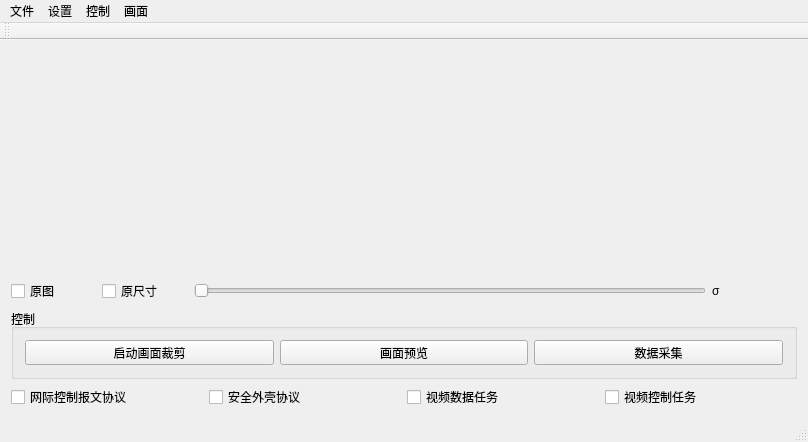
<?xml version="1.0" encoding="UTF-8"?>
<ui version="4.0">
 <class>MainWindow</class>
 <widget class="QMainWindow" name="MainWindow">
  <property name="geometry">
   <rect>
    <x>0</x>
    <y>0</y>
    <width>806</width>
    <height>414</height>
   </rect>
  </property>
  <property name="sizePolicy">
   <sizepolicy hsizetype="Expanding" vsizetype="Expanding">
    <horstretch>0</horstretch>
    <verstretch>0</verstretch>
   </sizepolicy>
  </property>
  <property name="windowTitle">
   <string>工业零件表面伤痕数据采集软件</string>
  </property>
  <widget class="QWidget" name="centralWidget">
   <property name="enabled">
    <bool>true</bool>
   </property>
   <property name="sizePolicy">
    <sizepolicy hsizetype="Expanding" vsizetype="Expanding">
     <horstretch>0</horstretch>
     <verstretch>0</verstretch>
    </sizepolicy>
   </property>
   <property name="focusPolicy">
    <enum>Qt::ClickFocus</enum>
   </property>
   <layout class="QVBoxLayout" name="verticalLayout">
    <item>
     <layout class="QGridLayout" name="gridLayout">
      <item row="0" column="0">
       <widget class="MouseLabel" name="label_img_ch0">
        <property name="minimumSize">
         <size>
          <width>192</width>
          <height>108</height>
         </size>
        </property>
        <property name="text">
         <string/>
        </property>
       </widget>
      </item>
      <item row="0" column="1">
       <widget class="MouseLabel" name="label_img_ch1">
        <property name="minimumSize">
         <size>
          <width>192</width>
          <height>108</height>
         </size>
        </property>
        <property name="text">
         <string/>
        </property>
       </widget>
      </item>
      <item row="0" column="2">
       <widget class="MouseLabel" name="label_img_ch2">
        <property name="minimumSize">
         <size>
          <width>192</width>
          <height>108</height>
         </size>
        </property>
        <property name="text">
         <string/>
        </property>
       </widget>
      </item>
      <item row="0" column="3">
       <widget class="MouseLabel" name="label_img_ch3">
        <property name="minimumSize">
         <size>
          <width>192</width>
          <height>108</height>
         </size>
        </property>
        <property name="text">
         <string/>
        </property>
       </widget>
      </item>
      <item row="1" column="0">
       <widget class="MouseLabel" name="label_img_ch4">
        <property name="minimumSize">
         <size>
          <width>192</width>
          <height>108</height>
         </size>
        </property>
        <property name="text">
         <string/>
        </property>
       </widget>
      </item>
      <item row="1" column="1">
       <widget class="MouseLabel" name="label_img_ch5">
        <property name="minimumSize">
         <size>
          <width>192</width>
          <height>108</height>
         </size>
        </property>
        <property name="text">
         <string/>
        </property>
       </widget>
      </item>
      <item row="1" column="2">
       <widget class="MouseLabel" name="label_img_ch6">
        <property name="minimumSize">
         <size>
          <width>192</width>
          <height>108</height>
         </size>
        </property>
        <property name="text">
         <string/>
        </property>
       </widget>
      </item>
      <item row="1" column="3">
       <widget class="MouseLabel" name="label_img_ch7">
        <property name="minimumSize">
         <size>
          <width>192</width>
          <height>108</height>
         </size>
        </property>
        <property name="text">
         <string/>
        </property>
       </widget>
      </item>
     </layout>
    </item>
    <item>
     <layout class="QHBoxLayout" name="horizontalLayout_2">
      <property name="sizeConstraint">
       <enum>QLayout::SetFixedSize</enum>
      </property>
      <item>
       <widget class="QCheckBox" name="checkBox_ImgModeOrg">
        <property name="maximumSize">
         <size>
          <width>16777215</width>
          <height>35</height>
         </size>
        </property>
        <property name="text">
         <string>原图</string>
        </property>
       </widget>
      </item>
      <item>
       <widget class="QCheckBox" name="checkBox_ImgModeSizeOrg">
        <property name="maximumSize">
         <size>
          <width>16777215</width>
          <height>35</height>
         </size>
        </property>
        <property name="text">
         <string>原尺寸</string>
        </property>
       </widget>
      </item>
      <item>
       <widget class="QSlider" name="horizontalSlider_sigma">
        <property name="maximumSize">
         <size>
          <width>512</width>
          <height>35</height>
         </size>
        </property>
        <property name="maximum">
         <number>255</number>
        </property>
        <property name="orientation">
         <enum>Qt::Horizontal</enum>
        </property>
       </widget>
      </item>
      <item>
       <widget class="QLabel" name="label_sigma">
        <property name="maximumSize">
         <size>
          <width>16777215</width>
          <height>35</height>
         </size>
        </property>
        <property name="text">
         <string>σ</string>
        </property>
       </widget>
      </item>
     </layout>
    </item>
    <item>
     <layout class="QHBoxLayout" name="horizontalLayout">
      <property name="sizeConstraint">
       <enum>QLayout::SetFixedSize</enum>
      </property>
      <item>
       <widget class="QGroupBox" name="groupBox_ctrls">
        <property name="maximumSize">
         <size>
          <width>16777215</width>
          <height>70</height>
         </size>
        </property>
        <property name="title">
         <string>控制</string>
        </property>
        <layout class="QHBoxLayout" name="horizontalLayout_4">
         <property name="sizeConstraint">
          <enum>QLayout::SetDefaultConstraint</enum>
         </property>
         <item>
          <layout class="QHBoxLayout" name="horizontalLayout_ctrls">
           <property name="sizeConstraint">
            <enum>QLayout::SetDefaultConstraint</enum>
           </property>
           <item>
            <widget class="QPushButton" name="pushButton_cutArea">
             <property name="text">
              <string>启动画面裁剪</string>
             </property>
             <property name="flat">
              <bool>false</bool>
             </property>
            </widget>
           </item>
           <item>
            <widget class="QPushButton" name="pushButton_preview">
             <property name="text">
              <string>画面预览</string>
             </property>
            </widget>
           </item>
           <item>
            <widget class="QPushButton" name="pushButton_ImgCollect">
             <property name="text">
              <string>数据采集</string>
             </property>
            </widget>
           </item>
          </layout>
         </item>
        </layout>
       </widget>
      </item>
     </layout>
    </item>
    <item>
     <layout class="QGridLayout" name="gridLayout_stat">
      <property name="sizeConstraint">
       <enum>QLayout::SetMinimumSize</enum>
      </property>
      <item row="0" column="0">
       <widget class="QCheckBox" name="checkBox_ping">
        <property name="text">
         <string>网际控制报文协议</string>
        </property>
       </widget>
      </item>
      <item row="0" column="1">
       <widget class="QCheckBox" name="checkBox_ssh">
        <property name="text">
         <string>安全外壳协议</string>
        </property>
       </widget>
      </item>
      <item row="0" column="2">
       <widget class="QCheckBox" name="checkBox_video_port">
        <property name="text">
         <string>视频数据任务</string>
        </property>
       </widget>
      </item>
      <item row="0" column="3">
       <widget class="QCheckBox" name="checkBox_ctrl_port">
        <property name="text">
         <string>视频控制任务</string>
        </property>
       </widget>
      </item>
     </layout>
    </item>
   </layout>
  </widget>
  <widget class="QMenuBar" name="menuBar">
   <property name="geometry">
    <rect>
     <x>0</x>
     <y>0</y>
     <width>806</width>
     <height>23</height>
    </rect>
   </property>
   <widget class="QMenu" name="menu">
    <property name="title">
     <string>文件</string>
    </property>
    <addaction name="actionload"/>
    <addaction name="actionclose"/>
   </widget>
   <widget class="QMenu" name="menu_2">
    <property name="title">
     <string>设置</string>
    </property>
    <addaction name="actionSetCutRect"/>
    <addaction name="actionEnable_ping_SSH"/>
   </widget>
   <widget class="QMenu" name="menu_ctrl">
    <property name="title">
     <string>控制</string>
    </property>
    <addaction name="action_stop_bg_srv"/>
    <addaction name="action_stop_bg_srv_force"/>
   </widget>
   <widget class="QMenu" name="menu_view">
    <property name="title">
     <string>画面</string>
    </property>
    <addaction name="actionShow_Cut_Area"/>
   </widget>
   <addaction name="menu"/>
   <addaction name="menu_2"/>
   <addaction name="menu_ctrl"/>
   <addaction name="menu_view"/>
  </widget>
  <widget class="QToolBar" name="mainToolBar">
   <attribute name="toolBarArea">
    <enum>TopToolBarArea</enum>
   </attribute>
   <attribute name="toolBarBreak">
    <bool>false</bool>
   </attribute>
  </widget>
  <widget class="QStatusBar" name="statusBar"/>
  <action name="actionload">
   <property name="text">
    <string>加载</string>
   </property>
  </action>
  <action name="actionclose">
   <property name="text">
    <string>关闭</string>
   </property>
  </action>
  <action name="actionSetCutRect">
   <property name="text">
    <string>裁剪区域</string>
   </property>
  </action>
  <action name="action_stop_bg_srv">
   <property name="text">
    <string>停止后台任务</string>
   </property>
  </action>
  <action name="actionEnable_ping_SSH">
   <property name="text">
    <string>启用网际控制报文&amp;安全外壳协议</string>
   </property>
  </action>
  <action name="action">
   <property name="text">
    <string>显示剪切区域</string>
   </property>
  </action>
  <action name="actionShow_Cut_Area">
   <property name="checkable">
    <bool>true</bool>
   </property>
   <property name="checked">
    <bool>true</bool>
   </property>
   <property name="text">
    <string>显示剪切区域</string>
   </property>
  </action>
  <action name="action_stop_bg_srv_force">
   <property name="text">
    <string>强制停止后台任务</string>
   </property>
  </action>
 </widget>
 <layoutdefault spacing="6" margin="11"/>
 <customwidgets>
  <customwidget>
   <class>MouseLabel</class>
   <extends>QLabel</extends>
   <header location="global">mouselabel.h</header>
  </customwidget>
 </customwidgets>
 <resources/>
 <connections/>
</ui>
